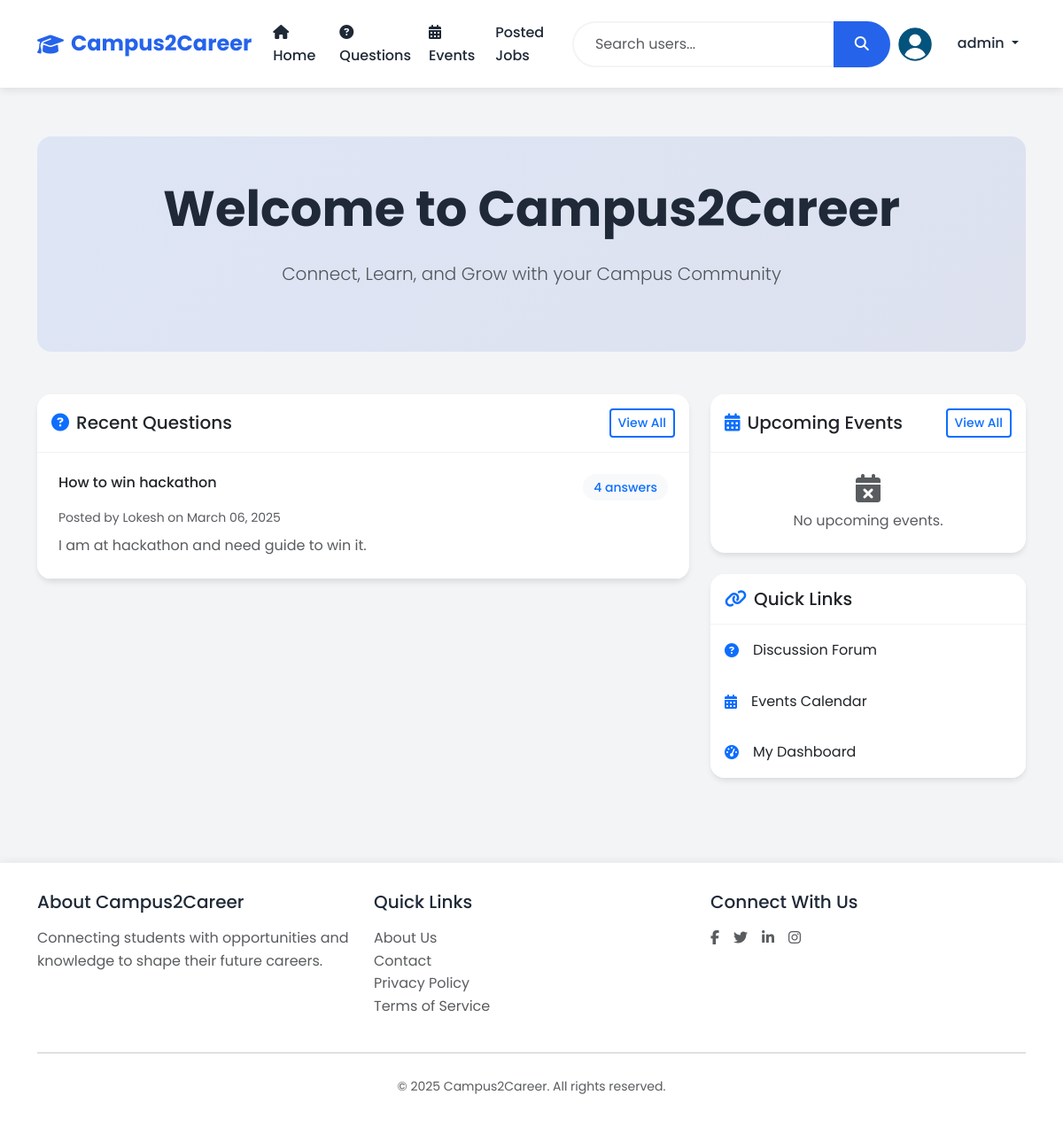
Page / (signed in) on the earlier database version.
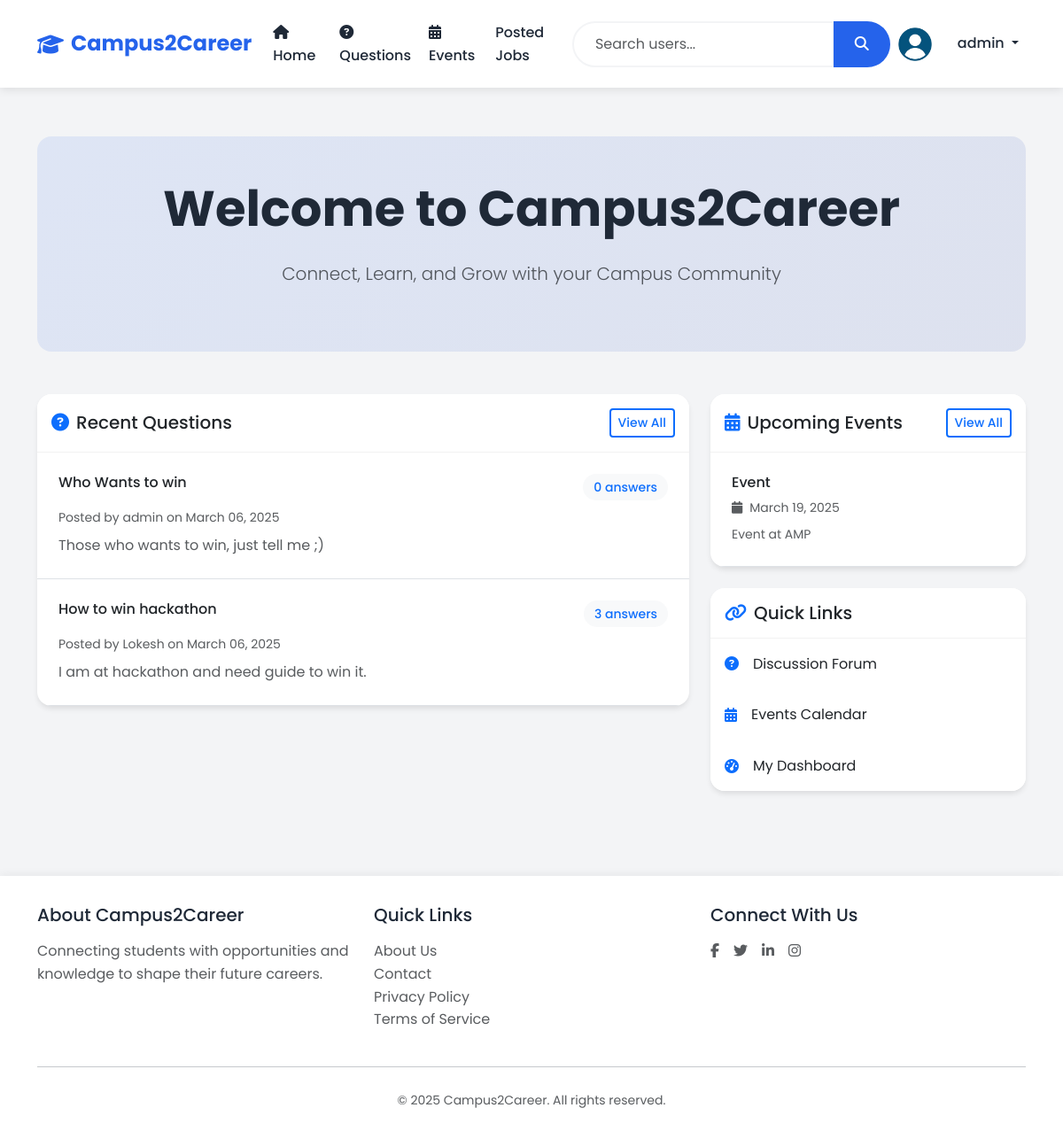
Same page on the later database version.
### models.py (models this page shows, shortened)
class User(UserMixin, db.Model):
    id = db.Column(db.Integer, primary_key=True)
    username = db.Column(db.String(80), unique=True, nullable=False)
    email = db.Column(db.String(120), unique=True, nullable=False)
    password_hash = db.Column(db.String(128))
    role = db.Column(db.String(20), nullable=False)  # student, alumni, teacher, admin
    contact = db.Column(db.String(15))
    dob = db.Column(db.Date)
    course = db.Column(db.String(50))  # For students
    profile_image = db.Column(db.String(120), default='noimg.jpg')
    created_at = db.Column(db.DateTime, default=datetime.utcnow)
    questions = db.relationship('Question', backref='author', lazy=True, cascade='all, delete-orphan')
    answers = db.relationship('Answer', backref='author', lazy=True, cascade='all, delete-orphan')
    events = db.relationship('Event', backref='creator', lazy=True, cascade='all, delete-orphan')
    jobs = db.relationship('Job', backref='poster', lazy=True, cascade='all, delete-orphan')

class Question(db.Model):
    id = db.Column(db.Integer, primary_key=True)
    title = db.Column(db.String(200), nullable=False)
    content = db.Column(db.Text, nullable=False)
    created_at = db.Column(db.DateTime, default=datetime.utcnow)
    user_id = db.Column(db.Integer, db.ForeignKey('user.id'), nullable=False)
    answers = db.relationship('Answer', backref='question', lazy=True, cascade='all, delete-orphan')

class Event(db.Model):
    id = db.Column(db.Integer, primary_key=True)
    title = db.Column(db.String(200), nullable=False)
    description = db.Column(db.Text, nullable=False)
    date = db.Column(db.DateTime, nullable=False)
    created_at = db.Column(db.DateTime, default=datetime.utcnow)
    created_by = db.Column(db.Integer, db.ForeignKey('user.id'), nullable=False)

### app.py (the view)
@app.route('/')
def index():
    events = Event.query.order_by(Event.date.desc()).limit(3).all()
    questions = Question.query.order_by(Question.created_at.desc()).limit(5).all()
    return render_template('index.html', events=events, questions=questions)

### app.py (called while the page is built)
@login_manager.user_loader
def load_user(user_id):
    return User.query.get(int(user_id))

### templates/index.html (shortened to what this page needs)
{% extends "base.html" %}
{% block content %}
<section class="hero-section text-center py-5 mb-5" style="margin-top: 2%;">
    <div class="container" >
        <h1 class="display-4 fw-bold mb-4" >Welcome to Campus2Career</h1>
        <p class="lead text-muted mb-4">Connect, Learn, and Grow with your Campus Community</p>
    </div>
</section>
<div class="row g-4">
    <div class="col-lg-8">
        <div class="card">
            <div class="card-header bg-white py-3">
                <div class="d-flex justify-content-between align-items-center">
                    <h3 class="h5 mb-0">
                        <i class="fas fa-question-circle text-primary me-2"></i>Recent Questions
                    </h3>
                    <a href="{{ url_for('questions') }}" class="btn btn-sm btn-outline-primary">
                        View All
                    </a>
                </div>
            </div>
            <div class="card-body p-0">
                {% if questions %}
                    {% for question in questions %}
                        <div class="p-4 border-bottom">
                            <div class="d-flex justify-content-between align-items-start mb-2">
                                <h4 class="h6 mb-0">
                                    <a href="{{ url_for('question_detail', id=question.id) }}"
                                       class="text-decoration-none text-dark">
                                        {{ question.title }}
                                    </a>
                                </h4>
                                <span class="badge bg-light text-primary">
                                    {{ question.answers|length }} answers
                                </span>
                            </div>
                            <p class="text-muted small mb-2">
                                Posted by {{ question.author.username }} on {{ question.created_at.strftime('%B %d, %Y') }}
                            </p>
                            <p class="mb-0 text-muted">
                                {{ question.content[:200] }}{% if question.content|length > 200 %}...{% endif %}
                            </p>
                        </div>
                    {% endfor %}
                {% endif %}
            </div>
        </div>
    </div>
    <div class="col-lg-4">
        <div class="card mb-4">
            <div class="card-header bg-white py-3">
                <div class="d-flex justify-content-between align-items-center">
                    <h3 class="h5 mb-0">
                        <i class="fas fa-calendar-alt text-primary me-2"></i>Upcoming Events
                    </h3>
                    <a href="{{ url_for('events') }}" class="btn btn-sm btn-outline-primary">
                        View All
                    </a>
                </div>
            </div>
            <div class="card-body p-0">
                {% if events %}
                    {% for event in events %}
                        <div class="p-4 border-bottom">
                            <h4 class="h6 mb-2">{{ event.title }}</h4>
                            <p class="text-muted small mb-2">
                                <i class="fas fa-calendar me-2"></i>{{ event.date.strftime('%B %d, %Y') }}
                            </p>
                            <p class="mb-0 text-muted small">
                                {{ event.description[:100] }}{% if event.description|length > 100 %}...{% endif %}
                            </p>
                        </div>
                    {% endfor %}
                {% else %}
                    <div class="text-center py-4">
                        <i class="fas fa-calendar-times fa-2x text-muted mb-2"></i>
                        <p class="text-muted mb-0">No upcoming events.</p>
                    </div>
                {% endif %}
            </div>
        </div>
        <div class="card">
            <div class="card-header bg-white py-3">
                <h3 class="h5 mb-0">
                    <i class="fas fa-link text-primary me-2"></i>Quick Links
                </h3>
            </div>
            <div class="card-body p-0">
                <div class="list-group list-group-flush">
                    <a href="{{ url_for('questions') }}" class="list-group-item list-group-item-action d-flex align-items-center">
                        <i class="fas fa-question-circle text-primary me-3"></i>
                        <span>Discussion Forum</span>
                    </a>
                    <a href="{{ url_for('events') }}" class="list-group-item list-group-item-action d-flex align-items-center">
                        <i class="fas fa-calendar-alt text-primary me-3"></i>
                        <span>Events Calendar</span>
                    </a>
                    {% if current_user.is_authenticated %}
                        <a href="{{ url_for('dashboard') }}" class="list-group-item list-group-item-action d-flex align-items-center">
                            <i class="fas fa-tachometer-alt text-primary me-3"></i>
                            <span>My Dashboard</span>
                        </a>
                    {% endif %}
                </div>
            </div>
        </div>
    </div>
</div>
{% endblock %}

### templates/base.html (shortened to what this page needs)
<!DOCTYPE html>
<html lang="en">
<head>
    <link href="https://cdn.jsdelivr.net/npm/bootstrap@5.3.2/dist/css/bootstrap.min.css" rel="stylesheet">
    <link rel="stylesheet" href="https://cdnjs.cloudflare.com/ajax/libs/font-awesome/6.5.1/css/all.min.css">
</head>
<body>
    <nav class="navbar navbar-expand-lg">
        <div class="container">
            <a class="navbar-brand" href="{{ url_for('index') }}">
                <i class="fas fa-graduation-cap"></i>
                <span>Campus2Career</span>
            </a>
            <div class="collapse navbar-collapse" id="navbarNav">
                <ul class="navbar-nav me-auto">
                    <li class="nav-item">
                        <a class="nav-link" href="{{ url_for('index') }}">
                            <i class="fas fa-home me-1"></i> Home
                        </a>
                    </li>
                    <li class="nav-item">
                        <a class="nav-link" href="{{ url_for('questions') }}">
                            <i class="fas fa-question-circle me-1"></i> Questions
                        </a>
                    </li>
                    <li class="nav-item">
                        <a class="nav-link" href="{{ url_for('events') }}">
                            <i class="fas fa-calendar-alt me-1"></i> Events
                        </a>
                    </li>
                    <li class="nav-item">
                        <a class="nav-link" href="{{ url_for('job_listings') }}">Posted Jobs</a>
                    </li>
                </ul>
                <form class="d-flex mx-auto" id="searchForm" method="GET" action="{{ url_for('search_users') }}">
                    <div class="input-group">
                        <input type="search" class="form-control search-input" name="q" placeholder="Search users..." aria-label="Search">
                        <button class="btn search-btn" type="submit">
                            <i class="fas fa-search"></i>
                        </button>
                    </div>
                </form>
                <ul class="navbar-nav ms-auto">
                    {% if current_user.is_authenticated %}
                        <li class="nav-item dropdown">
                            <a class="nav-link dropdown-toggle" href="#" id="userDropdown" role="button" data-bs-toggle="dropdown">
                                <img src="{{ url_for('static', filename='images/' + (current_user.role == 'admin' and 'default.png' or current_user.profile_image)) }}" alt="Profile" class="rounded-circle me-4" style="width: 40px; height: 40px; object-fit: cover;">
                                {{ current_user.username }}
                            </a>
                        </li>
                    {% endif %}
                </ul>
            </div>
        </div>
    </nav>
    <div class="main-content">
        <div class="container">
            {% block content %}{% endblock %}
        </div>
    </div>
    <footer class="footer">
        <div class="container">
            <div class="row">
                <div class="col-md-4">
                    <h5 class="mb-3">About Campus2Career</h5>
                    <p class="text-muted">Connecting students with opportunities and knowledge to shape their future careers.</p>
                </div>
                <div class="col-md-4">
                    <h5 class="mb-3">Quick Links</h5>
                    <ul class="list-unstyled">
                        <li><a href="{{ url_for('about') }}" class="text-decoration-none text-muted">About Us</a></li>
                        <li><a href="{{ url_for('contact') }}" class="text-decoration-none text-muted">Contact</a></li>
                        <li><a href="#" class="text-decoration-none text-muted">Privacy Policy</a></li>
                        <li><a href="#" class="text-decoration-none text-muted">Terms of Service</a></li>
                    </ul>
                </div>
                <div class="col-md-4">
                    <h5 class="mb-3">Connect With Us</h5>
                    <div class="d-flex gap-3">
                        <a href="#" class="text-decoration-none text-muted"><i class="fab fa-facebook-f"></i></a>
                        <a href="#" class="text-decoration-none text-muted"><i class="fab fa-twitter"></i></a>
                        <a href="#" class="text-decoration-none text-muted"><i class="fab fa-linkedin-in"></i></a>
                        <a href="#" class="text-decoration-none text-muted"><i class="fab fa-instagram"></i></a>
                    </div>
                </div>
            </div>
            <hr class="my-4">
            <div class="text-center text-muted">
                <small>&copy; 2025 Campus2Career. All rights reserved.</small>
            </div>
        </div>
    </footer>
</body>
</html>

### templates/base.html (style rules this page uses)
:root { --primary-color: #2563eb; --secondary-color: #1e40af; --accent-color: #3b82f6; --text-color: #1f2937; --light-bg: #f3f4f6; --white: #ffffff; }
body { font-family: 'Poppins', sans-serif; background: var(--light-bg); color: var(--text-color); min-height: 100vh; line-height: 1.6; }
.navbar { background: var(--white); box-shadow: 0 2px 10px rgba(0,0,0,0.1); padding: 1rem 0; position: sticky; top: 0; z-index: 1000; }
.navbar-brand { font-size: 1.5rem; font-weight: 700; color: var(--primary-color) !important; display: flex; align-items: center; gap: 0.5rem; }
.nav-link { color: var(--text-color) !important; font-weight: 500; padding: 0.5rem 1rem; border-radius: 0.5rem; transition: all 0.3s ease; }
.card { border: none; border-radius: 1rem; box-shadow: 0 4px 6px -1px rgba(0, 0, 0, 0.1), 0 2px 4px -1px rgba(0, 0, 0, 0.06); transition: all 0.3s ease; background: var(--white); overflow: hidden; }
.footer { background: var(--white); color: var(--text-color); padding: 2rem 0; margin-top: 4rem; box-shadow: 0 -2px 10px rgba(0,0,0,0.05); }
.main-content { padding: 2rem 0; min-height: calc(100vh - 180px); }
.badge { padding: 0.5rem 1rem; border-radius: 2rem; font-weight: 500; font-size: 0.875rem; }
.search-input { border-radius: 2rem 0 0 2rem; border: 2px solid var(--light-bg); padding: 0.75rem 1.5rem; transition: all 0.3s ease; }
.search-btn { border-radius: 0 2rem 2rem 0; border: none; background: var(--primary-color); color: var(--white); padding: 0.75rem 1.5rem; transition: all 0.3s ease; }

### templates/index.html (style rules this page uses)
.hero-section { background: linear-gradient(135deg, rgba(37, 99, 235, 0.1), rgba(30, 64, 175, 0.1)); border-radius: 1rem; margin-top: -2rem; }
.card { border: none; box-shadow: 0 4px 6px -1px rgba(0, 0, 0, 0.1); }
.card-header { border-bottom: 1px solid rgba(0, 0, 0, 0.05); }
.list-group-item { border: none; padding: 1rem; transition: all 0.3s ease; }
.badge { font-weight: 500; padding: 0.5rem 0.75rem; }
.btn-outline-primary { border-width: 2px; font-weight: 500; }

Differences in the rows shown:
added Question: title "Who Wants to win", answers|length "0", author.username "admin", created_at "March 06, 2025", content "Those who wants to win, just tell me ;)"
computed for Question "How to win hackathon": answers|length "4" → "3"
added Event: title "Event", date "March 19, 2025", description "Event at AMP"
Other differences:
text no longer shown: "No upcoming events."
